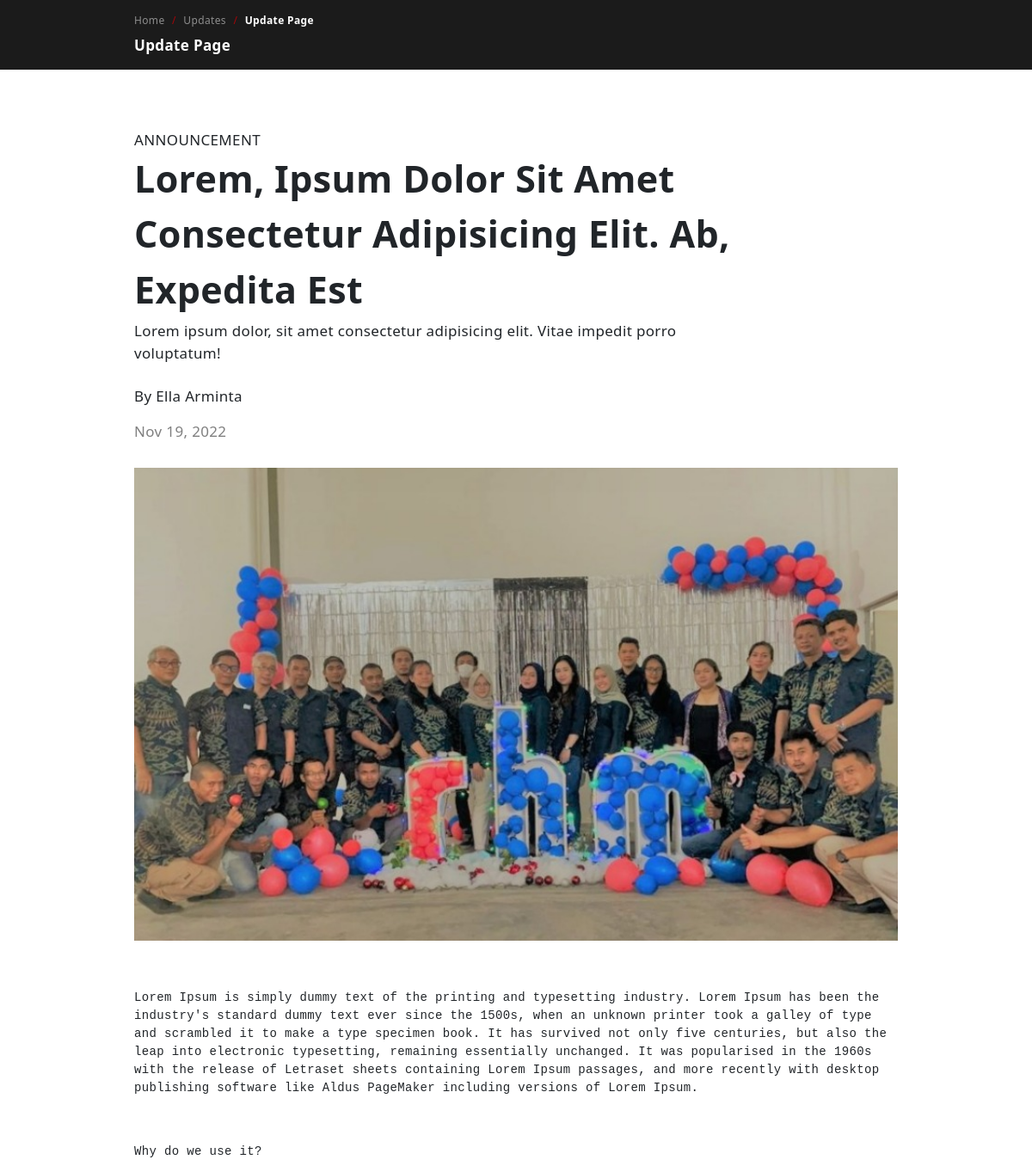
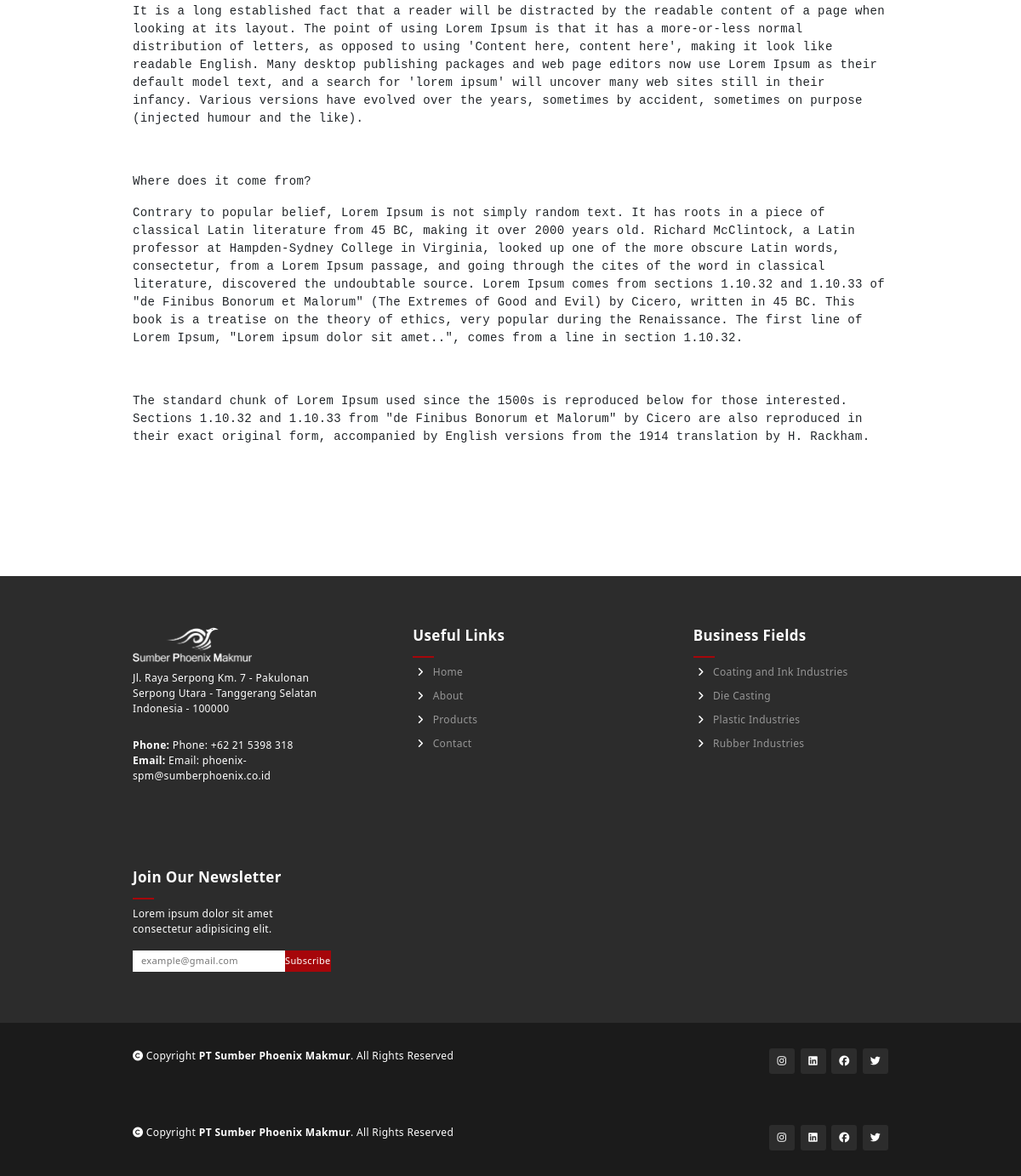
Screenshot of /single/update.php?id=2 with the database file from the repository (2 pictures, top to bottom).
### tables this page shows
CREATE TABLE `updates` (
  `upd_id` int(11) NOT NULL,
  `upd_title` varchar(300) NOT NULL,
  `upd_sub` text NOT NULL,
  `adm_name` varchar(500) NOT NULL,
  `timestamp` timestamp NOT NULL DEFAULT current_timestamp(),
  `upd_pict` text NOT NULL,
  `upd_body` text NOT NULL,
  `status` varchar(150) NOT NULL
);

CREATE TABLE `company_profile` (
  `id_fitur` int(11) NOT NULL,
  `fitur_name` text NOT NULL,
  `fitur_data` text DEFAULT NULL
);

CREATE TABLE `categories` (
  `cat_id` int(11) NOT NULL,
  `cat_code` varchar(100) NOT NULL,
  `cat_name` varchar(255) NOT NULL,
  `cat_img` text NOT NULL,
  `status` tinyint(1) NOT NULL DEFAULT 1,
  `order_by` int(11) NOT NULL
);

### single/update.php (the view, shortened to what this page needs)
<?php
include '../api/connect.php';
$upd_id = $_GET['id'];
$stmt = $conn->prepare("SELECT * FROM updates where upd_id =?");
$berhasil = $stmt->execute([$upd_id]);
$row = $stmt->fetch();
?>
<!DOCTYPE html>
<html lang="en">
<head>
    <link href="https://cdn.jsdelivr.net/npm/bootstrap@5.2.0-beta1/dist/css/bootstrap.min.css" rel="stylesheet">
    <link rel="stylesheet" href="../style.css">
    <link rel="stylesheet" href="../style/footer.css">
    <link rel="stylesheet" href="../style/copyright.css">
    <link rel="stylesheet" href="../style/nav_templates.css">
    <link rel="stylesheet" href="../style/updates/page.css">
</head>
<body>
    <nav class="navbar fixed-top navbar-expand-lg">
        <div class="container-fluid">
            <div class="paragraph">
                <a href="../index.php">Home </a>
                <span>/</span>
                <a href="../update.php">Updates </a>
                <span>/</span>
                <strong class="contact">Update Page</strong></div>
            <div class="sub-heading">Update Page</div>
        </div>
    </nav>
    <section class="update-section section-extra">
        <div class="container-fluid">
            <div class="update-category sub-heading">Announcement</div>
            <div class="heading"><?= $row['upd_title'] ?></div>
            <div class="sub-heading update-description"><?= $row['upd_sub'] ?></div>
            <div class="writter">
                <div class="sub-heading">By <?= $row['adm_name'] ?></div>
            </div>
            <div class="date sub-heading"><?php
                $timeStamp = $row['timestamp'];
                $timeStamp = date( "M d, Y", strtotime($timeStamp));
                echo $timeStamp;
            ?></div>
            <img src="../<?= $row['upd_pict'] ?>" alt="" class="update-image">
            <pre class="content">
                <?= $row['upd_body'] ?>
            </pre>
        </div>
    </section>
    <?php include '../bottombar.php' ?>
    <footer class="copyright-footer">
        <div class="container-fluid">
            <div class="copyright paragraph">
                <i class="fa-solid fa-copyright"></i>
                Copyright <strong>PT Sumber Phoenix Makmur</strong>. All Rights Reserved
            </div>
            <div class="copyright-social-media">
                <div class="icon-container-box">
                    <a href="#" class="fa-brands fa-instagram"></a>
                </div>
                <div class="icon-container-box">
                    <a href="#" class="fa-brands fa-linkedin"></a>
                </div>
                <div class="icon-container-box">
                    <a href="#" class="fa-brands fa-facebook"></a>
                </div>
                <div class="icon-container-box">
                    <a href="#" class="fa-brands fa-twitter"></a>
                </div>
            </div>
        </div>
    </footer>
</body>
</html>

### bottombar.php
<?php
function getData1($fiturNama,$conn){
    $stmt = $conn->prepare('SELECT * FROM company_profile where fitur_name =? ');
    $stmt->execute([$fiturNama]);
    $temp = $stmt->fetch();
    $data = $temp['fitur_data'];
    return $data;
}
?>
<section class="footer-section">
        <div class="container-fluid grid">
            <div class="company-information">
                <div class="company-logo">
                    <img src="src/<?= getData1('logo',$conn) ?>" id="company-logo" alt="">
                </div>
                <div class="company-address">
                    <p class="paragraph" col="address"><?= getData1('address',$conn)?> </p>
                </div>
                <div class="company-phone">
                    <p class="paragraph" col="phone"><strong>Phone: </strong><?= getData1('phone',$conn) ?></p>
                </div>
                <div class="company-email">
                    <p class="paragraph" col="email"><strong>Email: </strong><?= getData1('email',$conn) ?></p>
                </div>
            </div>
            <div class="useful-links">
                <h2 class="sub-heading underline">Useful Links</h2>
                <a class="footer-item" href="#">
                    <i class="fa-solid fa-angle-right"></i>
                    Home
                </a>
                <a class="footer-item" href="#about">
                    <i class="fa-solid fa-angle-right"></i>
                    About
                </a>
                <a class="footer-item" href="./product.php">
                    <i class="fa-solid fa-angle-right"></i>
                    Products
                </a>
                <a class="footer-item" href="./contact.php">
                    <i class="fa-solid fa-angle-right"></i>
                    Contact
                </a>
            </div>
            <div class="business-fields useful-links">
                <h2 class="sub-heading underline">Business Fields</h2>
                <?php
                    $stmt=$conn->prepare("SELECT c.cat_code as cat_code,c.cat_name as cat_name,c.cat_id as cat_id,c.cat_img as cat_img, count(s.sub_id)
                    FROM categories c
                    join subcategories s on c.cat_id = s.cat_id
                    join product_subcategory ps  on s.sub_id = ps.subcategory_id
                    join products p on ps.product_id = p.product_id
                    where c.status = 1 and s.status = 1 and p.status = 1 GROUP BY c.cat_id HAVING COUNT(ps.product_id) > 0 order by c.order_by ASC");
                    $stmt->execute();
                    while($cat = $stmt->fetch()):
                ?>
                <a class="footer-item" href="./shop.php?cateCode=<?= $cat['cat_code'] ?>">
                    <i class="fa-solid fa-angle-right"></i>
                    <?= $cat['cat_name'] ?>
                </a>
                <?php endwhile; ?>
            </div>
            <div class="newsletter">
                <h2 class="sub-heading underline">Join Our Newsletter</h2>
                <p class="paragraph" col="newsletter_desc"><?= getData1('newsletter_desc',$conn)?></p>
                <div class="email-input">
                    <input type="email" placeholder="example@gmail.com">
                    <button class="custom-button btn" type="button">Subscribe</button>
                </div>
            </div>
        </div>
    </section>
    <footer class="copyright-footer">
        <div class="container-fluid">
            <div class="copyright paragraph">
                <i class="fa-solid fa-copyright"></i>
                Copyright <strong>PT Sumber Phoenix Makmur</strong>. All Rights Reserved
            </div>
            <div class="copyright-social-media">
                <div class="icon-container-box">
                    <a href="<?= getData1('instagram',$conn) ?>" class="fa-brands fa-instagram"></a>
                </div>
                <div class="icon-container-box">
                    <a href="<?= getData1('linkedin',$conn) ?>" class="fa-brands fa-linkedin"></a>
                </div>
                <div class="icon-container-box">
                    <a href="<?= getData1('facebook',$conn) ?>" class="fa-brands fa-facebook"></a>
                </div>
                <div class="icon-container-box">
                    <a href="<?= getData1('twitter',$conn) ?>" class="fa-brands fa-twitter"></a>
                </div>
            </div>
        </div>
    </footer>

### style.css (style rules this page uses)
* { padding: 0; margin: 0; letter-spacing: 0.35px; -webkit-box-sizing: border-box; -moz-box-sizing: border-box; box-sizing: border-box; }
html { overflow-x: hidden; scroll-behavior: smooth; background: white; }
:root { --yellow: #a6060a; --black: #1B1B1B; --light-black: #2C2C2C; }
section { display: flex; justify-content: center; width: 100vw; }
.navbar, footer { display: flex !important; justify-content: center; }
footer { width: 100vw; }
a { text-decoration: none; }
.custom-button { color: white; background-color: var(--yellow); transition: 0.7s ease; padding: 0; border-color: rgba(0, 0, 0, 0); border-radius: 5px; display: flex; justify-content: center; align-items: center; }
.heading { font-size: 27px; font-weight: bold; text-transform: capitalize; margin-bottom: 20px; }
.sub-heading { font-size: 17px; font-weight: bold; }
.grid { display: grid; grid-template-columns: repeat(auto-fit, minmax(300px, 1fr)); gap: 20px; }
.paragraph { font-size: 12px; }
.container-fluid { padding: 0; margin: 0; padding-right: 13vw; padding-left: 13vw; width: 100%; max-width: 1900px; }
.section-extra { padding-top: 120px; padding-bottom: 100px; }
.underline { position: relative; padding-bottom: 16px; }
.underline:after { display: block; content: ''; width: 70px; height: 4px; background: var(--yellow); position: absolute; bottom: 0; left: 50%; transform: translate(-50%, -50%); }
pre { white-space: pre-wrap; white-space: -moz-pre-wrap; white-space: -pre-wrap; white-space: -o-pre-wrap; }

### style/footer.css (style rules this page uses)
.footer-section { background-color: var(--light-black); height: auto; padding-top: 60px; padding-bottom: 60px; color: white; }
.footer-section .useful-links { display: flex; flex-direction: column; }
.footer-section .underline:after { left: 0 !important; transform: translate(0); width: 25px; height: 2px; }
.footer-section .footer-item { margin-left: 5px; font-size: 12px; color: rgba(255, 255, 255, 0.5); margin-bottom: 10px; text-decoration: none; width: 100%; transition: all 0.3s ease; cursor: pointer; }
.footer-section .footer-item i { margin-right: 7px; color: white; transition: all 0.3s ease; }
.footer-section .grid { grid-template-columns: repeat(auto-fit, minmax(200px, 1fr)); gap: 100px; }
.footer-section .company-information { max-width: 250px; }
.footer-section .business-fields { width: 180px; }
.footer-section img { width: 140px; filter: brightness(0) invert(1); margin-bottom: 10px; }
.footer-section .company-information .paragraph { margin-bottom: 0; }
.footer-section .company-information .company-address { margin-bottom: 25px; }
.footer-section .newsletter { max-width: 300px; }
.footer-section .email-input { display: flex; }
.footer-section .email-input input { border-radius: 0; border: none; padding-left: 10px; padding-right: 10px; font-size: 11px; }
.footer-section .email-input .custom-button { border: none; border-radius: 0; font-size: 11px; height: 25px; width: 65px; font-weight: 300; cursor: pointer; transition: 0.3s ease; }

### style/copyright.css (style rules this page uses)
.copyright-footer { height: auto; padding-top: 30px; padding-bottom: 30px; background-color: var(--black); color: white; }
.copyright-footer .container-fluid { display: flex; justify-content: space-between; }
.copyright-footer .copyright-social-media { display: flex; justify-content: space-between; width: 140px; }
.copyright-footer .icon-container-box { height: 30px; width: 30px; border-radius: 3px; font-size: 12px; background-color: var(--light-black); display: flex; justify-content: center; align-items: center; transition: 0.5s ease; cursor: pointer; }
.copyright-footer .icon-container-box a { text-decoration: none; color: white; }

### style/nav_templates.css (style rules this page uses)
.navbar { background-color: var(--black); padding-top: 15px; padding-bottom: 15px; min-height: 80px; color: white; }
.navbar .container-fluid { display: block; }
.navbar .paragraph { color: rgba(255, 255, 255 , 0.5); font-size: 12px; }
.navbar .paragraph a { color: rgba(255, 255, 255 , 0.5); font-size: 12px; text-decoration: none; cursor: pointer; transition: all 0.4s ease; margin-right: 5px; }
.navbar .paragraph span { color: var(--yellow); margin-right: 5px; }
.navbar .paragraph .contact { color: white; }
.navbar .sub-heading { margin-bottom: 0; margin-top: 7px; }

### rows the page displays
updates: upd_title "Lorem, Ipsum Dolor Sit Amet Consectetur Adipisicing Elit. Ab, Expedita Est", upd_sub "Lorem ipsum dolor, sit amet consectetur adipisicing elit. Vitae impedit porro voluptatum!", adm_name "Ella Arminta", timestamp "Nov 19, 2022", upd_pict (picture), upd_body "Lorem Ipsum is simply dummy text of the printing and typesetting industry. Lorem Ipsum has been the industry's standard dummy text ever since the 1500s, when an unknown printer took a galley of type and scrambled it to make a type specimen book. It has survived not only five centuries, but also the leap into electronic typesetting, remaining essentially unchanged. It was popularised in the 1960s with the release of Letraset sheets containing Lorem Ipsum passages, and more recently with desktop publishing software like Aldus PageMaker including versions of Lorem Ipsum. Why do we use it? It is a long established fact that a reader will be distracted by the readable content of a page when…"
company_profile: fitur_data (picture)
company_profile: fitur_data "Jl. Raya Serpong Km. 7 - Pakulonan Serpong Utara - Tanggerang Selatan Indonesia - 100000"
company_profile: fitur_data "Phone: +62 21 5398 318"
company_profile: fitur_data "Email: phoenix-spm@sumberphoenix.co.id"
categories: cat_name "Coating and Ink Industries"
categories: cat_name "Die Casting"
categories: cat_name "Plastic Industries"
categories: cat_name "Rubber Industries"
company_profile: fitur_data "Lorem ipsum dolor sit amet consectetur adipisicing elit."
